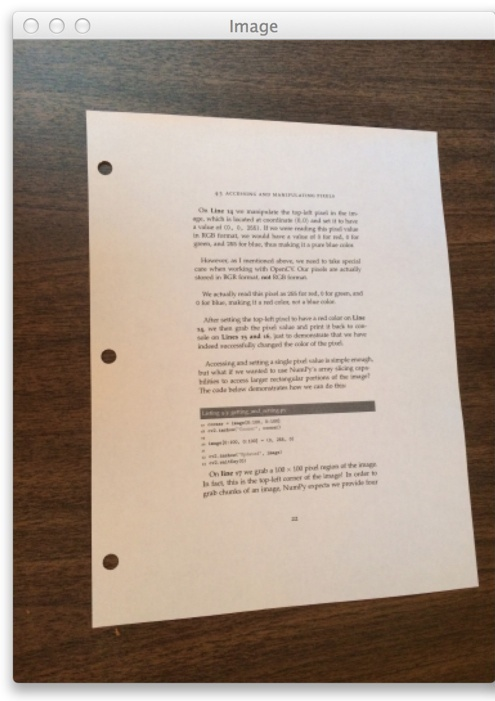
//> input picture SampleImages/transform_sample2.jpg, 495 x 701 px, given in place of test_pattern_0.jpg, which was not available
$ ./main   (built with g++ and OpenCV 4)
//> lines starting //> are read from the running program, lines starting //| are printed output that depends on the picture; pictures that were not available may be replaced by others from this repository, and a replacement may not be noted
#include <iostream>
#include <string>
#include <vector>
#include <tuple>

#include <opencv2/core/mat.hpp>
#include <opencv2/imgcodecs.hpp>
#include <opencv2/imgproc.hpp>
#include <opencv2/highgui.hpp>


int main(int argc, char *argv[])
{

    std::vector<std::tuple<cv::String, int, int>> listOfImages;

    listOfImages.emplace_back("/media/lyonbach/depot/Work/Projects/GeneralLearningPractice/image_merge/resources/test_pattern_0.jpg", 0, 0);
    listOfImages.emplace_back("/media/lyonbach/depot/Work/Projects/GeneralLearningPractice/image_merge/resources/test_pattern_1.jpg", 1, 0);
    listOfImages.emplace_back("/media/lyonbach/depot/Work/Projects/GeneralLearningPractice/image_merge/resources/test_pattern_2.jpg", 2, 0);
    listOfImages.emplace_back("/media/lyonbach/depot/Work/Projects/GeneralLearningPractice/image_merge/resources/test_pattern_3.jpg", 0, 1);
    listOfImages.emplace_back("/media/lyonbach/depot/Work/Projects/GeneralLearningPractice/image_merge/resources/test_pattern_4.jpg", 1, 1);
    listOfImages.emplace_back("/media/lyonbach/depot/Work/Projects/GeneralLearningPractice/image_merge/resources/test_pattern_5.jpg", 2, 1);
    listOfImages.emplace_back("/media/lyonbach/depot/Work/Projects/GeneralLearningPractice/image_merge/resources/test_pattern_6.jpg", 0, 2);
    listOfImages.emplace_back("/media/lyonbach/depot/Work/Projects/GeneralLearningPractice/image_merge/resources/test_pattern_7.jpg", 1, 2);
    listOfImages.emplace_back("/media/lyonbach/depot/Work/Projects/GeneralLearningPractice/image_merge/resources/test_pattern_8.jpg", 2, 2);

    int totalWidth = 0;
    int totalHeight = 0;
    int maxCol = -1;
    int maxRow = -1;
    int imageDataType = NULL;
    int margin = 50;
    for (auto item : listOfImages)  // First loop is to identify the total output matrix size.
    {
        cv::Mat imageData = cv::imread(std::get<0>(item), cv::IMREAD_UNCHANGED);
//> imageData is the input picture: 701 rows x 495 cols, CV_8UC3; mean B, G, R 135.8, 148.4, 164.1
        int col = std::get<1>(item);
        int row = std::get<2>(item);

        std::cout << "Reading image: " << std::get<0>(item) << std::endl;

        if (imageDataType == NULL)
        {
            imageDataType = imageData.type();
//> imageDataType = 16
        }

        if (row > maxRow)
        {
            maxRow = row;
            totalHeight += imageData.rows - 2*margin;
//> totalHeight = 601
        }

        if (col > maxCol)
        {
            maxCol = col;
            totalWidth += imageData.cols - 2*margin;
//> totalWidth = 395
        }

    }
//> pass 2 of the loop `for (auto item : listOfImages)`:
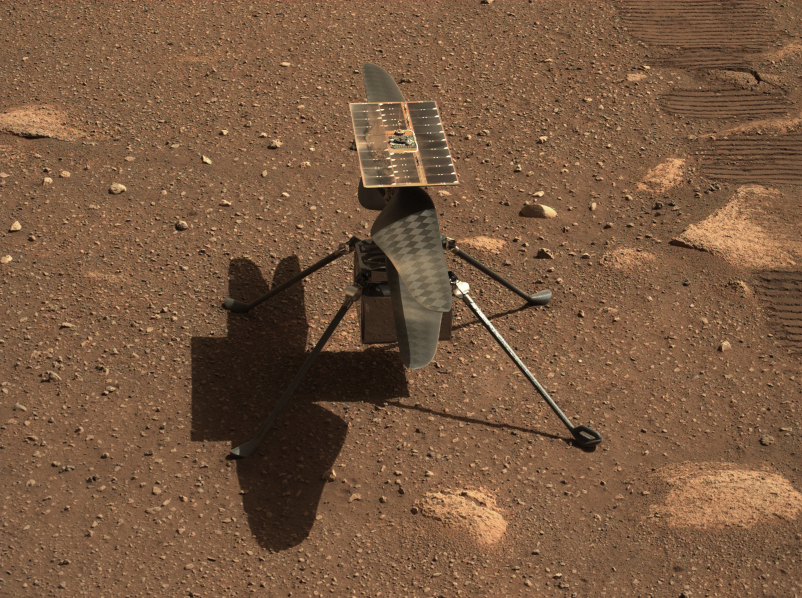
//> input picture SampleImages/ingenuitiy_closup.jpg, 1604 x 1196 px, given in place of test_pattern_1.jpg, which was not available (shown at 1/2 size)
//> imageData is the input picture: 1196 rows x 1604 cols, CV_8UC3; mean B, G, R 64.8, 90, 121.6

    std::cout << "Total Width: " << totalWidth << std::endl;
    std::cout << "Total Height: " << totalHeight << std::endl;

    // Second loop is to really merge the image parts
    cv::Mat outputMatrix = cv::Mat::zeros(totalHeight, totalWidth, imageDataType);
    cv::Mat additionMatrix = cv::Mat::zeros(totalHeight, totalWidth, imageDataType);
    int startX = 0; int startY = 0; int endX = 0; int endY = 0; int currentCol = 0; int currentRow = 0;
    for (auto item : listOfImages)  // First loop is to identify the total output matrix size.
    {
        cv::Mat imageData = cv::imread(std::get<0>(item), cv::IMREAD_UNCHANGED);
        int col = std::get<1>(item);
        int row = std::get<2>(item);

        if (col == 0)
        {
            startX = 0;
            cv::Rect roi(margin, 0, imageData.cols - margin, imageData.rows);
//> roi = Rect(50, 0, 445, 701)
            imageData = imageData(roi);
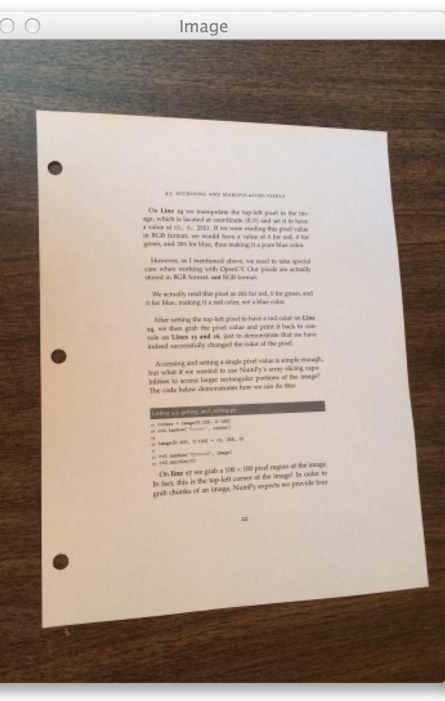
//> imageData: 701 rows x 445 cols, CV_8UC3; mean B, G, R 139.2, 152, 167.8
            endX = startX + imageData.cols;
//> endX = 445
        }
        else if (col == maxCol)
        {
            cv::Rect roi(0, 0, imageData.cols - margin, imageData.rows);
            imageData = imageData(roi);
            startX = additionMatrix.cols - imageData.cols;
            endX = additionMatrix.cols;
        }
        else if (col > currentCol)
        {
            startX = endX - 2 * margin;
            endX = startX + imageData.cols;
        }
        currentCol = col;
        if (row == 0)
        {
            startY = 0;
            cv::Rect roi(0, margin, imageData.cols, imageData.rows - margin);
//> roi = Rect(0, 50, 445, 651)
            imageData = imageData(roi);
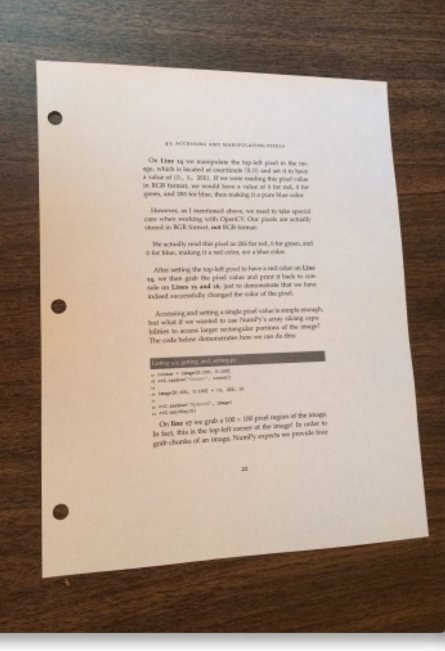
//> imageData: 651 rows x 445 cols, CV_8UC3; mean B, G, R 134.2, 147.8, 164.7
            endY = startY + imageData.rows;
//> endY = 651
        }
        else if (row == maxRow)
        {
            cv::Rect roi(0, 0, imageData.cols, imageData.rows - margin);
            imageData = imageData(roi);
            startY = additionMatrix.rows - imageData.rows;
            endY = additionMatrix.rows;
        }
        else if (row > currentRow)
        {
            startY = endY - 2 * margin;
            endY = startY + imageData.rows;
        }
        currentRow = row;

        std::cout << "----------------------------------" << std::endl;
        std::cout << startX << std::endl;
        std::cout << startY << std::endl;
        std::cout << endX << std::endl;
//| 445
        std::cout << endY << std::endl;
//| 651
        std::cout << "----------------------------------" << std::endl;

        cv::Rect roi(startX, startY, endX - startX, endY - startY);
//> roi = Rect(0, 0, 445, 651)
        additionMatrix = additionMatrix(roi);
    }
//> pass 2 of the loop `for (auto item : listOfImages)`:
//> `imageData = imageData(roi);`:
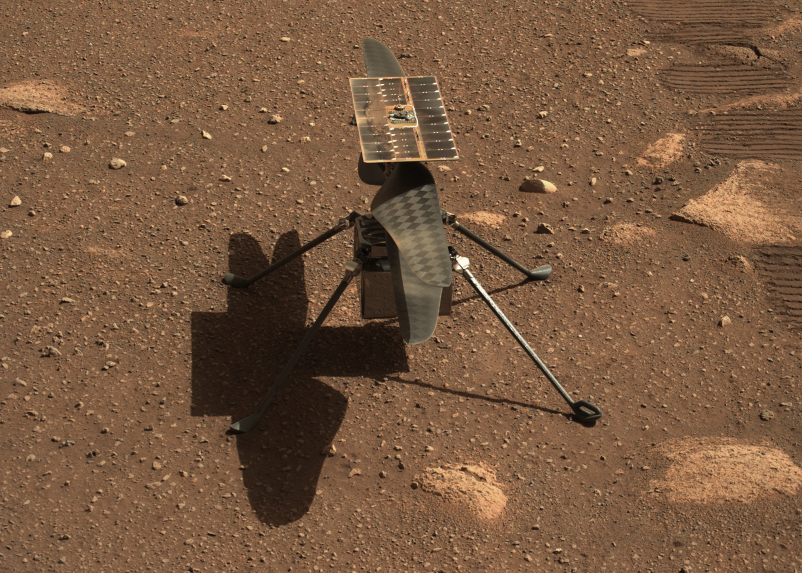
//> imageData: 1146 rows x 1604 cols, CV_8UC3 (shown at 1/2 size); mean B, G, R 64.6, 89.8, 121.4
//| 345
//| 1949
//| 1146
//> (the run ends here: the program stops with an error, at `additionMatrix = additionMatrix(roi);`)
